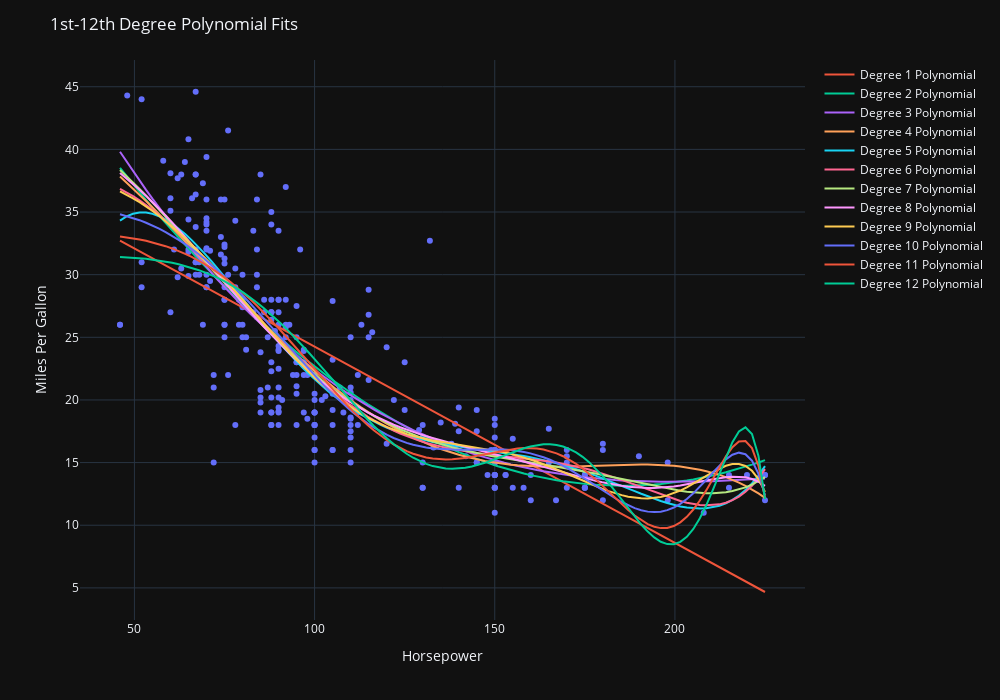

Here is the notebook cell this chart was saved with:
### Code cell
#Create new figure of training data to keep things clean. Demonstrating overfitting
fig3 = go.Figure(px.scatter(x=X_train['horsepower'], y=y_train))

#Add traces for degree 1-6 linear regressions
x_range2 = np.linspace(X1.min(), X1.max(), 100).reshape(-1, 1)

for i in range(1,13):
    pipe3 = Pipeline([
        ('poly_features', PolynomialFeatures(degree=i)),
        ('lin_reg', LinearRegression())
    ])
    pipe3.fit(X1.values, y_train)
    y_pipe3 = pipe3.predict(x_range2.reshape(-1,1))
    fig3.add_trace(go.Scatter(x=x_range2.squeeze(), y=y_pipe3, name = f'Degree {i} Polynomial'))

#Formatting
fig3.update_layout(
    title=dict(text='1st-12th Degree Polynomial Fits'),
    xaxis=dict(title=dict(text='Horsepower')),
    yaxis=dict(title=dict(text='Miles Per Gallon'))
)
fig3.update_layout(width=1000, height=700)
fig3.update_layout(template='plotly_dark')

fig3.show()
